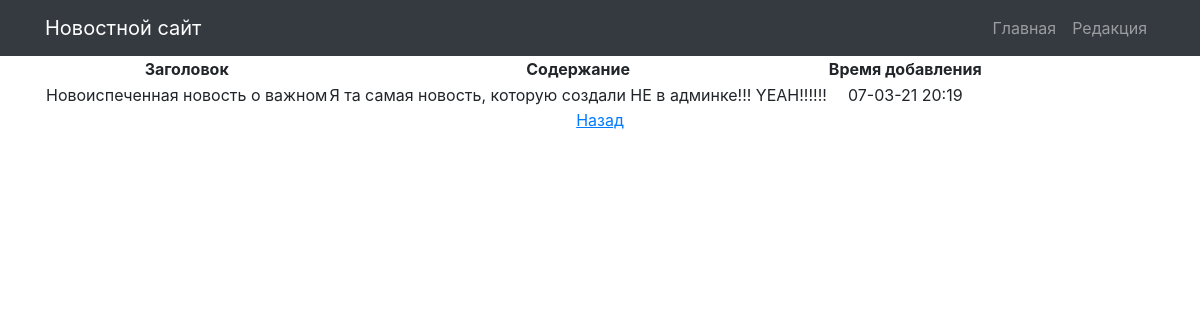
Page /news/5 (signed in) on the committed database.
### news/models.py (models this page shows, shortened)
class Post(models.Model):
    ARTICLE_TYPES = (
        ('news', 'Новости'), ('article', 'Статья')
    )
    article_author = models.ForeignKey(Author, on_delete=models.CASCADE, verbose_name='Автор статьи или новости')
    article_choice = models.CharField(max_length=50, choices=ARTICLE_TYPES)
    article_time_in = models.DateTimeField(auto_now_add=True, verbose_name='Дата создания')
    article_category = models.ManyToManyField(Category, verbose_name='Категория публикации')
    article_title = models.CharField(max_length=255, verbose_name='Название статьи или новости')
    article_text = models.TextField(verbose_name='Основной текст статьи')
    article_rating = models.IntegerField(default=0, verbose_name='Рейтинг публикации')
    class Meta:
        verbose_name = 'Пост'
        verbose_name_plural = 'Посты'

### news/views.py (the view)
# urls.py: path('<int:pk>', NewsDetail.as_view(), name='post_detail'),
class NewsDetail(LoginRequiredMixin, PermissionRequiredMixin, DetailView):
    model = Post
    template_name = 'post.html'
    context_object_name = 'post'
    permission_required = ('news.view_post',)

### news/templatetags/custom_filters.py (called while the page is built)
@register.filter(name='censor')
def censor(value):
    if "плохое слово 1" or "плохое слово 2" or "плохое слово 3" in value:
        value.replace("плохое слово 1", "***")
        value.replace("плохое слово 2", "***")
        value.replace("плохое слово 3", "***")
        return value
    else:
        return value

### Templates/post.html (shortened to what this page needs)
{% extends 'default.html' %}
{% load custom_filters %}
{% block content %}
<table>
            <thead>
                <th>
                    Заголовок
                </th>
                <th>
                    Содержание
                </th>
                <th>
                    Время добавления
                </th>
            </thead>
            <tr>
                <td>
                    {{ post.article_title | censor }}
                </td>
                <td>
                    {{ post.article_text | censor }}
                </td>
                <td>
                    {{ post.article_time_in | date:'d-m-y H:i'}}
                </td>
            </tr>
        </table>
<a href="{% url 'posts_full' %}"><u>Назад</u></a>
{% endblock content %}

### rows in the picture
Post: article_title|censor "Новоиспеченная новость о важном", article_text|censor "Я та самая новость, которую создали НЕ в админке!!! YEAH!!!!!!", article_time_in "07-03-21 20:19"
